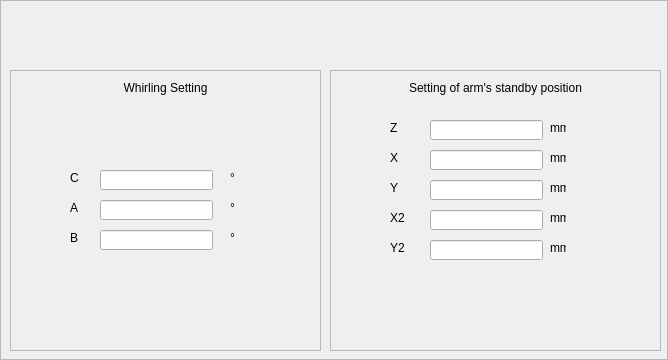
<?xml version="1.0" encoding="UTF-8"?>
<ui version="4.0">
 <class>ICStandbySettingFrame</class>
 <widget class="QFrame" name="ICStandbySettingFrame">
  <property name="geometry">
   <rect>
    <x>0</x>
    <y>0</y>
    <width>668</width>
    <height>360</height>
   </rect>
  </property>
  <property name="windowTitle">
   <string>Frame</string>
  </property>
  <property name="frameShape">
   <enum>QFrame::StyledPanel</enum>
  </property>
  <property name="frameShadow">
   <enum>QFrame::Raised</enum>
  </property>
  <widget class="QFrame" name="frame">
   <property name="geometry">
    <rect>
     <x>10</x>
     <y>70</y>
     <width>311</width>
     <height>281</height>
    </rect>
   </property>
   <property name="frameShape">
    <enum>QFrame::StyledPanel</enum>
   </property>
   <property name="frameShadow">
    <enum>QFrame::Raised</enum>
   </property>
   <widget class="QLabel" name="label">
    <property name="geometry">
     <rect>
      <x>60</x>
      <y>100</y>
      <width>16</width>
      <height>16</height>
     </rect>
    </property>
    <property name="text">
     <string>C</string>
    </property>
   </widget>
   <widget class="QLabel" name="label_2">
    <property name="geometry">
     <rect>
      <x>60</x>
      <y>130</y>
      <width>16</width>
      <height>16</height>
     </rect>
    </property>
    <property name="text">
     <string>A</string>
    </property>
   </widget>
   <widget class="QLabel" name="label_3">
    <property name="geometry">
     <rect>
      <x>60</x>
      <y>160</y>
      <width>16</width>
      <height>16</height>
     </rect>
    </property>
    <property name="text">
     <string>B</string>
    </property>
   </widget>
   <widget class="QLabel" name="label_9">
    <property name="geometry">
     <rect>
      <x>10</x>
      <y>10</y>
      <width>291</width>
      <height>16</height>
     </rect>
    </property>
    <property name="text">
     <string>Whirling Setting</string>
    </property>
    <property name="alignment">
     <set>Qt::AlignCenter</set>
    </property>
   </widget>
   <widget class="QLineEdit" name="lineEdit">
    <property name="geometry">
     <rect>
      <x>90</x>
      <y>100</y>
      <width>113</width>
      <height>20</height>
     </rect>
    </property>
   </widget>
   <widget class="QLineEdit" name="lineEdit_2">
    <property name="geometry">
     <rect>
      <x>90</x>
      <y>130</y>
      <width>113</width>
      <height>20</height>
     </rect>
    </property>
   </widget>
   <widget class="QLineEdit" name="lineEdit_3">
    <property name="geometry">
     <rect>
      <x>90</x>
      <y>160</y>
      <width>113</width>
      <height>20</height>
     </rect>
    </property>
   </widget>
   <widget class="QLabel" name="label_11">
    <property name="geometry">
     <rect>
      <x>220</x>
      <y>100</y>
      <width>16</width>
      <height>16</height>
     </rect>
    </property>
    <property name="text">
     <string>°</string>
    </property>
   </widget>
   <widget class="QLabel" name="label_12">
    <property name="geometry">
     <rect>
      <x>220</x>
      <y>130</y>
      <width>16</width>
      <height>16</height>
     </rect>
    </property>
    <property name="text">
     <string>°</string>
    </property>
   </widget>
   <widget class="QLabel" name="label_13">
    <property name="geometry">
     <rect>
      <x>220</x>
      <y>160</y>
      <width>16</width>
      <height>16</height>
     </rect>
    </property>
    <property name="text">
     <string>°</string>
    </property>
   </widget>
  </widget>
  <widget class="QFrame" name="frame_2">
   <property name="geometry">
    <rect>
     <x>330</x>
     <y>70</y>
     <width>331</width>
     <height>281</height>
    </rect>
   </property>
   <property name="frameShape">
    <enum>QFrame::StyledPanel</enum>
   </property>
   <property name="frameShadow">
    <enum>QFrame::Raised</enum>
   </property>
   <widget class="QLabel" name="label_4">
    <property name="geometry">
     <rect>
      <x>60</x>
      <y>110</y>
      <width>16</width>
      <height>16</height>
     </rect>
    </property>
    <property name="text">
     <string>Y</string>
    </property>
   </widget>
   <widget class="QLabel" name="label_5">
    <property name="geometry">
     <rect>
      <x>60</x>
      <y>50</y>
      <width>16</width>
      <height>16</height>
     </rect>
    </property>
    <property name="text">
     <string>Z</string>
    </property>
   </widget>
   <widget class="QLabel" name="label_6">
    <property name="geometry">
     <rect>
      <x>60</x>
      <y>80</y>
      <width>16</width>
      <height>16</height>
     </rect>
    </property>
    <property name="text">
     <string>X</string>
    </property>
   </widget>
   <widget class="QLabel" name="label_7">
    <property name="geometry">
     <rect>
      <x>60</x>
      <y>170</y>
      <width>16</width>
      <height>16</height>
     </rect>
    </property>
    <property name="text">
     <string>Y2</string>
    </property>
   </widget>
   <widget class="QLabel" name="label_8">
    <property name="geometry">
     <rect>
      <x>60</x>
      <y>140</y>
      <width>16</width>
      <height>16</height>
     </rect>
    </property>
    <property name="text">
     <string>X2</string>
    </property>
   </widget>
   <widget class="QLabel" name="label_10">
    <property name="geometry">
     <rect>
      <x>20</x>
      <y>10</y>
      <width>291</width>
      <height>16</height>
     </rect>
    </property>
    <property name="text">
     <string>Setting of arm's standby position</string>
    </property>
    <property name="alignment">
     <set>Qt::AlignCenter</set>
    </property>
   </widget>
   <widget class="QLineEdit" name="lineEdit_4">
    <property name="geometry">
     <rect>
      <x>100</x>
      <y>50</y>
      <width>113</width>
      <height>20</height>
     </rect>
    </property>
   </widget>
   <widget class="QLineEdit" name="lineEdit_5">
    <property name="geometry">
     <rect>
      <x>100</x>
      <y>110</y>
      <width>113</width>
      <height>20</height>
     </rect>
    </property>
   </widget>
   <widget class="QLineEdit" name="lineEdit_6">
    <property name="geometry">
     <rect>
      <x>100</x>
      <y>80</y>
      <width>113</width>
      <height>20</height>
     </rect>
    </property>
   </widget>
   <widget class="QLineEdit" name="lineEdit_7">
    <property name="geometry">
     <rect>
      <x>100</x>
      <y>140</y>
      <width>113</width>
      <height>20</height>
     </rect>
    </property>
   </widget>
   <widget class="QLineEdit" name="lineEdit_8">
    <property name="geometry">
     <rect>
      <x>100</x>
      <y>170</y>
      <width>113</width>
      <height>20</height>
     </rect>
    </property>
   </widget>
   <widget class="QLabel" name="label_14">
    <property name="geometry">
     <rect>
      <x>220</x>
      <y>50</y>
      <width>16</width>
      <height>16</height>
     </rect>
    </property>
    <property name="text">
     <string>mm</string>
    </property>
   </widget>
   <widget class="QLabel" name="label_15">
    <property name="geometry">
     <rect>
      <x>220</x>
      <y>80</y>
      <width>16</width>
      <height>16</height>
     </rect>
    </property>
    <property name="text">
     <string>mm</string>
    </property>
   </widget>
   <widget class="QLabel" name="label_16">
    <property name="geometry">
     <rect>
      <x>220</x>
      <y>110</y>
      <width>16</width>
      <height>16</height>
     </rect>
    </property>
    <property name="text">
     <string>mm</string>
    </property>
   </widget>
   <widget class="QLabel" name="label_17">
    <property name="geometry">
     <rect>
      <x>220</x>
      <y>140</y>
      <width>16</width>
      <height>16</height>
     </rect>
    </property>
    <property name="text">
     <string>mm</string>
    </property>
   </widget>
   <widget class="QLabel" name="label_18">
    <property name="geometry">
     <rect>
      <x>220</x>
      <y>170</y>
      <width>16</width>
      <height>16</height>
     </rect>
    </property>
    <property name="text">
     <string>mm</string>
    </property>
   </widget>
  </widget>
 </widget>
 <resources/>
 <connections/>
</ui>
